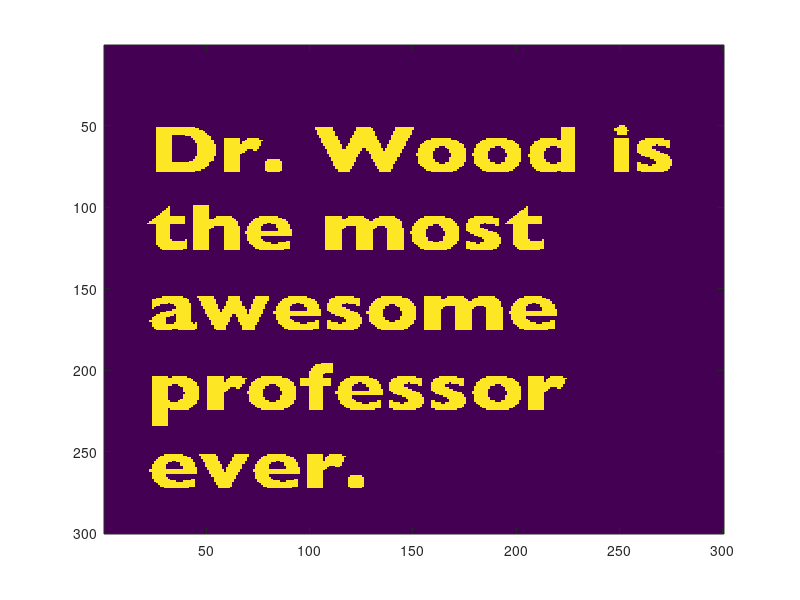
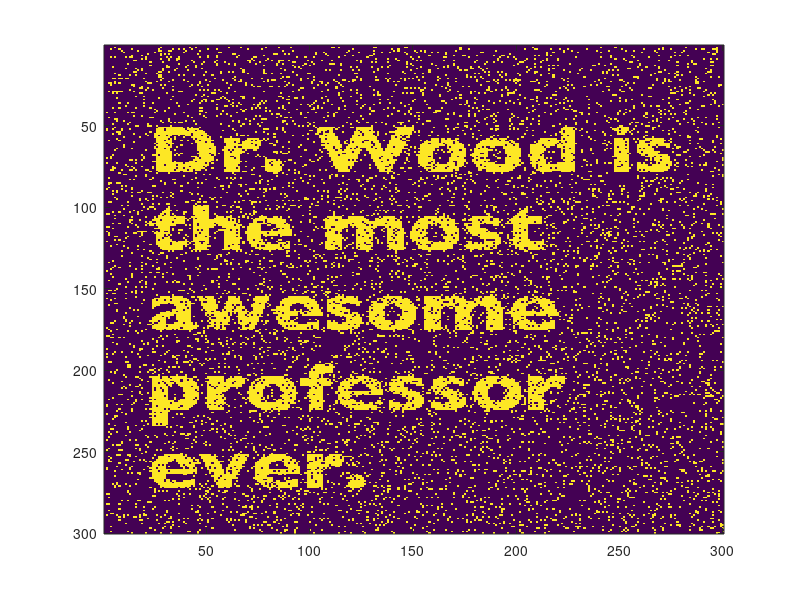

MATLAB code for these plots, in order: (Note: this script raises an error after producing the figures.)

load data.mat
figure(1)
imagesc(img)
figure(2)
imagesc(noisy_img)

h = .2;
beta = 1;
eta = 1;

clean_img = noisy_img;

figure(3)

max_loops = 5;

for l = 1:max_loops
    for row = 1 : size(noisy_img,1)
        for col = 1 : size(noisy_img,2)
            [loc_pot_minus_1, loc_pot_plus_1] = local_potential(clean_img, noisy_img,row,col,h,beta,eta);
            
            if loc_pot_minus_1 >= loc_pot_plus_1
                clean_img(row,col) = -1;
            else
                clean_img(row,col) = 1;
            end
        end
    end
    disp(['loop = ' num2str(l)]);
    imagesc(clean_img)
    drawnow
end

imagesc(clean_img)
drawnow
disp([ 'Restoration: pixels wrong : ' num2str(num_pixels_wrong(img, clean_img)) '/' num2str(prod(size(img)))]);
%%
out_img = clean_img;
out_img(out_img==-1) = 0;
s = '';
s = [s '{'];
for r=1:size(out_img,1)
    s = [s '{'];
    for c=1:size(out_img,2)
        if c ~=size(out_img,2)
        s = [s num2str(out_img(r,c)) ', '];
        else 
            s = [s num2str(out_img(r,c)) ];
        end
    end
    if r~=size(out_img,1)
    s = [s sprintf('},\n')];
    else
        s = [s sprintf('}};')];
    end
end
s